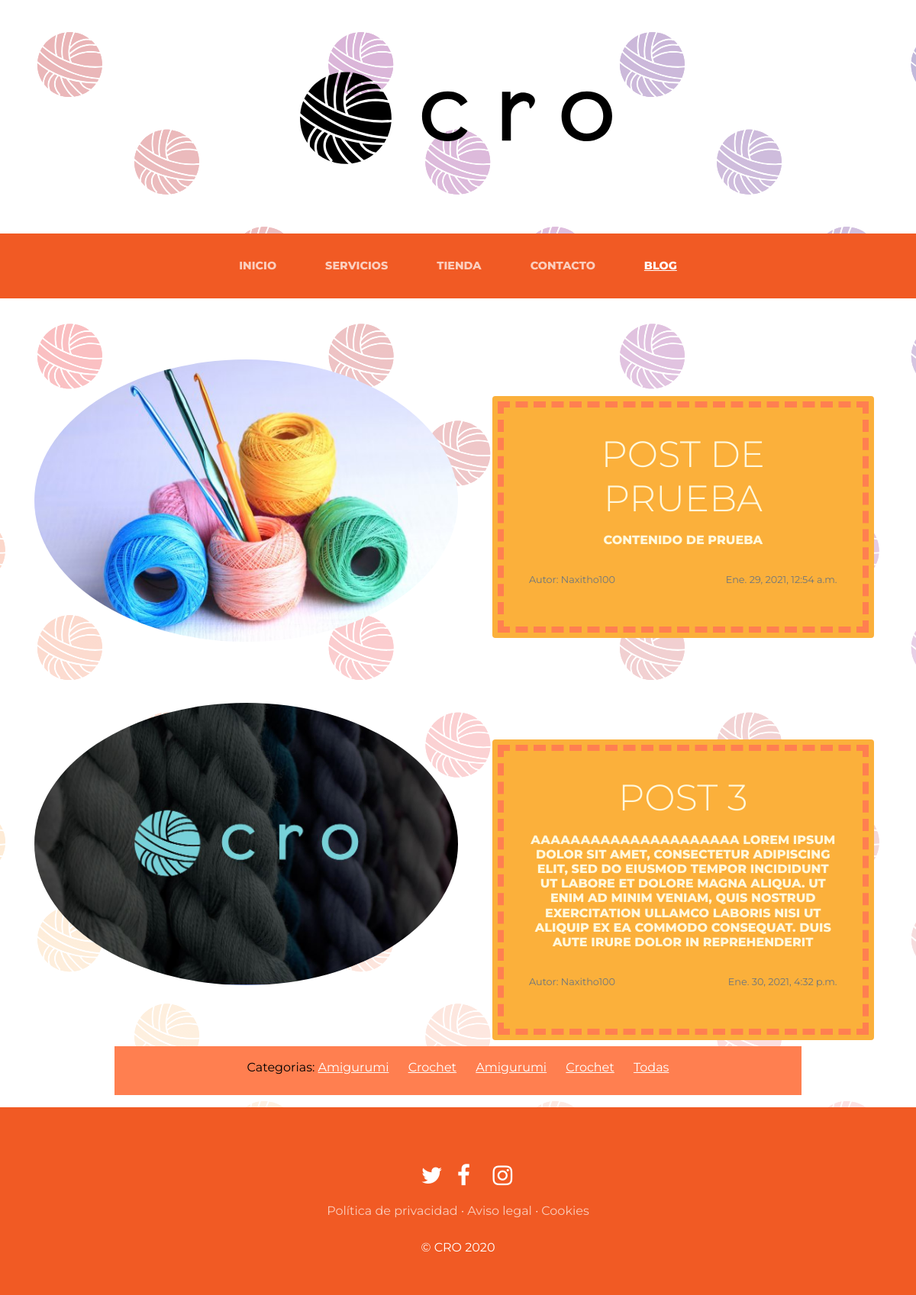
Screenshot of /blog/categoria/2/ with the database file from the repository.
### blog/models.py (models this page shows, shortened)
class Post(models.Model):
    titulo=models.CharField(max_length=100)
    contenido=models.CharField(max_length=3000)
    imagen=models.ImageField(upload_to="blog", null=True, blank=True)
    autor=models.ForeignKey(User, on_delete=models.CASCADE)
    categorias=models.ManyToManyField(Categoria)
    fecha_creacion=models.DateTimeField(auto_now_add=True)
    fecha_actualizacion=models.DateTimeField(auto_now_add=True)
    class Meta:
        verbose_name="post"
        verbose_name_plural="posts"

class Categoria(models.Model):
    nombre=models.CharField(max_length=50)
    fecha_creacion=models.DateTimeField(auto_now_add=True)
    fecha_actualizacion=models.DateTimeField(auto_now_add=True)
    class Meta:
        verbose_name="categoria"
        verbose_name_plural="categorias"

### blog/views.py (the view)
# urls.py: path("categoria/<int:categoria_id>/",views.categoria, name="Categoria"),
def categoria(request,categoria_id):
    categoria=Categoria.objects.get(id=categoria_id)
    posts=Post.objects.filter(categorias=categoria)
    return render(request,"blog/categoria.html", {"categoria" : categoria, "posts": posts})

### blog/templates/blog/categoria.html (shortened to what this page needs)
{% extends "proyecto_web_app/base.html" %}
{% load static %}
{% block content %}
{% for post in posts %}
<div><p>
    <section class="page-section clearfix">
        <div class="container">
          <div class="intro">
            <img class="intro-img img-fluid mb-4 mb-lg-0 rounded-circle" src="{{post.imagen.url}}" alt="", style="width: 50%;" >
            <div class="intro-text left-0 text-center bg-faded p-5 rounded" style="outline: 8px dashed coral; outline-offset: -15px;">
                <h2 class="section-heading mb-4" >
                    <span class="section-heading-lower">{{post.titulo}}</span>
                    <span class="section-heading-upper">{{post.contenido}}</span>
                </h2>
                <div>
                    <p class="autor"><small class="text-muted">Autor: {{post.autor}}</small></p>
                    <p class="fecha_actualizacion"><small class="text-muted">{{post.fecha_actualizacion}}</small></p>
                </div>
            </div>
          </div>
        </div>
      </section>
</p></div>
{% endfor %}
<section>
    <div style="width: 75%; height: 8%; margin: auto; text-align: center; vertical-align: middle; line-height: 350%; background-color: coral; color: black;">
        Categorias:
        {% for post in posts %}
        {% for categoria in post.categorias.all %}
        <a href="{% url 'Categoria' categoria.id %}" class="links_categorias">{{categoria.nombre}}</a> &nbsp;&nbsp;&nbsp;&nbsp;
        {% endfor %}
        {% endfor %}
        <a href="{% url 'Blog' %}" class="links_categorias">Todas</a>
    </div>
</section>
{% endblock %}

### proyecto_web_app/static/proyecto_web_app/css/gestion4.css (style rules this page uses)
body { font-family: 'Montserrat'; background: linear-gradient(rgba(255, 255, 255, 0.65), rgba(255, 255, 255, 0.911)), url('../img/Fondo2.svg'); background-attachment: fixed; background-position: center; background-size: cover; }
h1, h2, h3, h4, h5, h6 { font-family: 'Montserrat'; }
p { line-height: 1.75; }
.page-section { margin-top: 5rem; margin-bottom: 5rem; }
.section-heading { text-transform: uppercase; }
.section-heading .section-heading-upper { display: block; font-size: 1rem; font-weight: 800; padding-bottom:.5rem; }
.section-heading .section-heading-lower { display: block; font-size: 3rem; font-weight: 350; }
.bg-faded { background-color: #fbb03b; }
.intro { position: relative; }
@media (min-width: 992px) { .intro .intro-img { width: 75%; float: left; } }
@media (min-width: 992px) { .intro .intro-text { left: 600; width: 60%; margin-top: 3rem; background-color: #fbb03b; color: cornsilk; position: absolute; } }
@media (min-width: 1200px) { .intro .intro-text { width: 45%; } }
.autor { text-align: left; margin-top: 0px; float: left; clear: both; }
.fecha_actualizacion { text-align: right; }
.links_categorias { color: white; text-decoration: underline; }
.clearfix { clear:both; }

### rows the page displays
Post: imagen (picture), titulo "POST DE PRUEBA", contenido "CONTENIDO DE PRUEBA", autor "Naxitho100", fecha_actualizacion "Ene. 29, 2021, 12:54 a.m."
Post: imagen (picture), titulo "POST 3", contenido "AAAAAAAAAAAAAAAAAAAAA LOREM IPSUM DOLOR SIT AMET, CONSECTETUR ADIPISCING ELIT, SED DO EIUSMOD TEMPOR INCIDIDUNT UT LABORE ET DOLORE MAGNA ALIQUA. UT ENIM AD MINIM VENIAM, QUIS NOSTRUD EXERCITATION ULLAMCO LABORIS NISI UT ALIQUIP EX EA COMMODO CONSEQUAT. DUIS AUTE IRURE DOLOR IN REPREHENDERIT", autor "Naxitho100", fecha_actualizacion "Ene. 30, 2021, 4:32 p.m."
Categoria: nombre "Amigurumi"
Categoria: nombre "Crochet"
